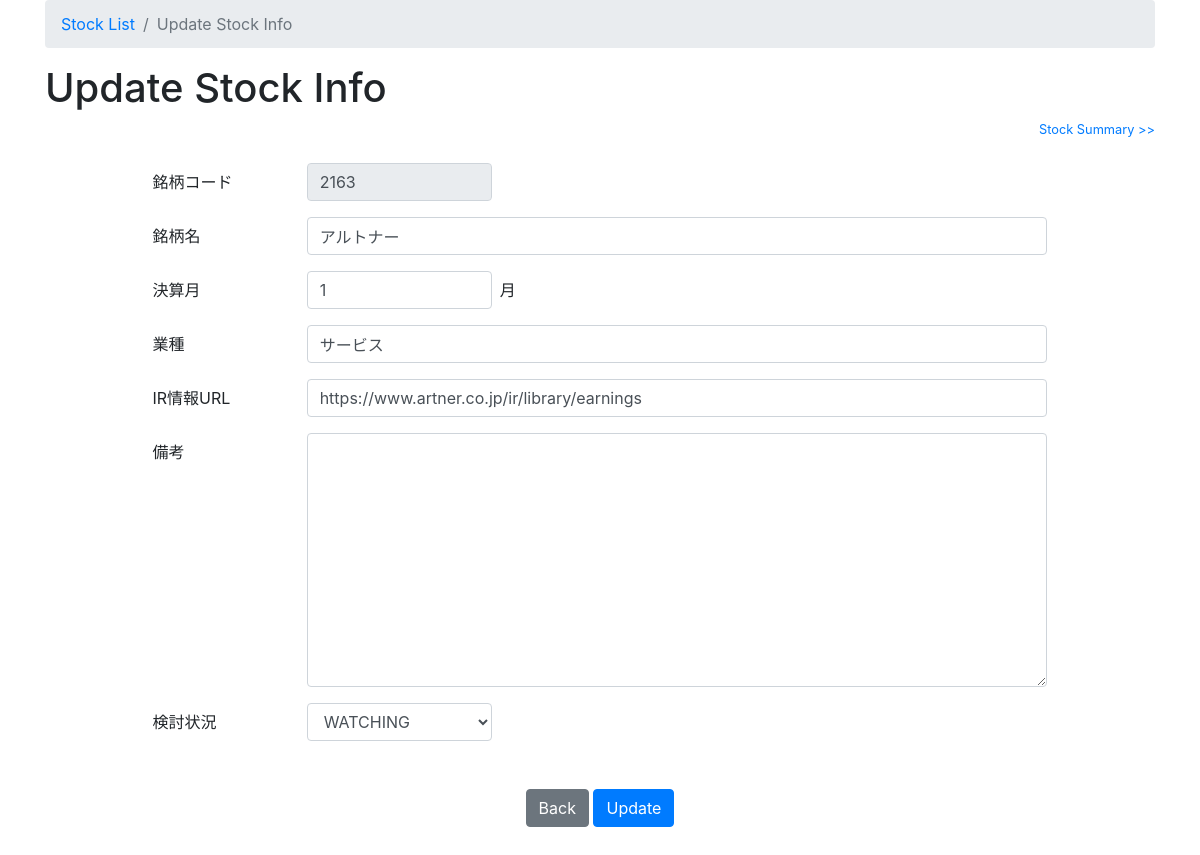
/2163/edit/, run on the app's committed database.
### stock/models.py (models this page shows, shortened)
class Stock(models.Model):
    stock_code = models.IntegerField(primary_key=True, unique=True)
    stock_name = models.CharField(max_length=50)
    accounting_month = models.IntegerField()
    business_type = models.CharField(max_length=20)
    ir_url = models.URLField(blank=True, null=True)
    watch_flag = models.IntegerField(default=0)
    notes = models.TextField(blank=True, null=True)
    created_date = models.DateTimeField(default=timezone.now)
    updated_date = models.DateTimeField(blank=True, null=True)

### stock/views.py (the view)
# urls.py: path('<int:stock_code>/edit/', views.stock_edit, name='stock_edit'),
def stock_edit(request, stock_code):
    stock = get_object_or_404(Stock, stock_code=stock_code)
    if request.method == "POST":
        form = StockForm(request.POST, instance=stock)
        if form.is_valid():
            stock = form.save(commit=False)
            stock.updated_date = timezone.now()
            stock.save()
            return redirect('stock_info', stock_code=stock.stock_code)
        else:
            return render(request, 'stock/stock_edit.html', {'title': 'Register Stock Info', 'form': form, 'is_edit': True})
    else:
        form = StockForm(instance=stock)
        form.fields['stock_code'].widget.attrs['disabled'] = 'disabled'
    return render(request, 'stock/stock_edit.html', {'title': 'Update Stock Info', 'form': form, 'is_edit': True})

### stock/forms.py
class StockForm(forms.ModelForm):
    watch_flag = forms.fields.ChoiceField(
        choices=WATCH_CHOICES,
        widget=forms.widgets.Select,
    )
    class Meta:
        model = Stock
        fields = ('stock_code','stock_name','accounting_month','business_type','ir_url','watch_flag','notes', 'updated_date')

### stock/templates/stock/stock_edit.html (shortened to what this page needs)
{% extends 'stock/base.html' %}
{% load widget_tweaks %}
{% block breadcrumb %}
          <li class="breadcrumb-item active" aria-current="page">{{title}}</li>
{% endblock %}
{% block content %}
{% with form.stock_code.value as stock_code %}
<article>
  <section>
    <h1>{{title}}</h1>
    {% if is_edit == True %}
    <p class="text-right small"><a href="{% url 'stock_detail' stock_code=stock_code %}">Stock Summary >></a></p>
    {% endif %}
    <div class="col-md-10 mx-auto">
      <div class="mt-4">
        <form method="post">{% csrf_token %}
          <div class="form-group row">
            <label for="stock_code" class="col-form-label justify-content-start col-sm-3 col-lg-2">銘柄コード</label>
            <div class="col-sm-9 col-lg-10 form-inline">
              {{ form.stock_code|add_class:"w-25 form-control" }}
            </div>
          </div>
          <div class="form-group row">
            <label for="stock_name" class="col-form-label justify-content-start col-sm-3 col-lg-2">銘柄名</label>
            <div class="col-sm-9 col-lg-10">
              {{ form.stock_name|add_class:"form-control" }}
            </div>
          </div>
          <div class="form-group row">
            <label for="accounting_month" class="col-form-label justify-content-start col-sm-3 col-lg-2">決算月</label>
            <div class="col-sm-9 col-lg-10 form-inline">
              {{ form.accounting_month|add_class:"w-25 form-control" }}<span class="ml-2">月</span>
            </div>
          </div>
          <div class="form-group row">
            <label for="business_type" class="col-form-label justify-content-start col-sm-3 col-lg-2">業種</label>
            <div class="col-sm-9 col-lg-10">
              {{ form.business_type|add_class:"form-control" }}
            </div>
          </div>
          <div class="form-group row">
            <label for="ir_url" class="col-form-label justify-content-start col-sm-3 col-lg-2">IR情報URL</label>
            <div class="col-sm-9 col-lg-10">
              {{ form.ir_url|add_class:"form-control" }}
            </div>
          </div>
          <div class="form-group row">
            <label for="notes" class="col-form-label justify-content-start col-sm-3 col-lg-2">備考</label>
            <div class="col-sm-9 col-lg-10">
              {{ form.notes|add_class:"form-control" }}
            </div>
          </div>
          <div class="form-group row">
            <label for="watch_flag" class="col-form-label justify-content-start col-sm-3 col-lg-2">検討状況</label>
            <div class="col-sm-9 col-lg-10">
              {{ form.watch_flag|add_class:"w-25 form-control" }}
            </div>
          </div>
          <div class="clearfix my-5">
            <div class="text-center">
              {% if is_edit == True %}
              <a href="{% url 'stock_info' stock_code=stock_code %}" class="btn btn-secondary">Back</a>
              <button type="submit" class="btn btn-primary">Update</button>
              {% else %}
              <button type="submit" class="btn btn-primary">Register</button>
              {% endif %}
            </div>
          </div>
        </form>
      </div>
    </div>
  </section>
</article>
{% endwith %}
{% endblock %}

### data on the page
Stock: stock_code "2163", stock_name "アルトナー", accounting_month "1", business_type "サービス", ir_url "https://www.artner.co.jp/ir/library/earnings", watch_flag "WATCHING"

### other printed values
{{ title }} "Update Stock Info"
